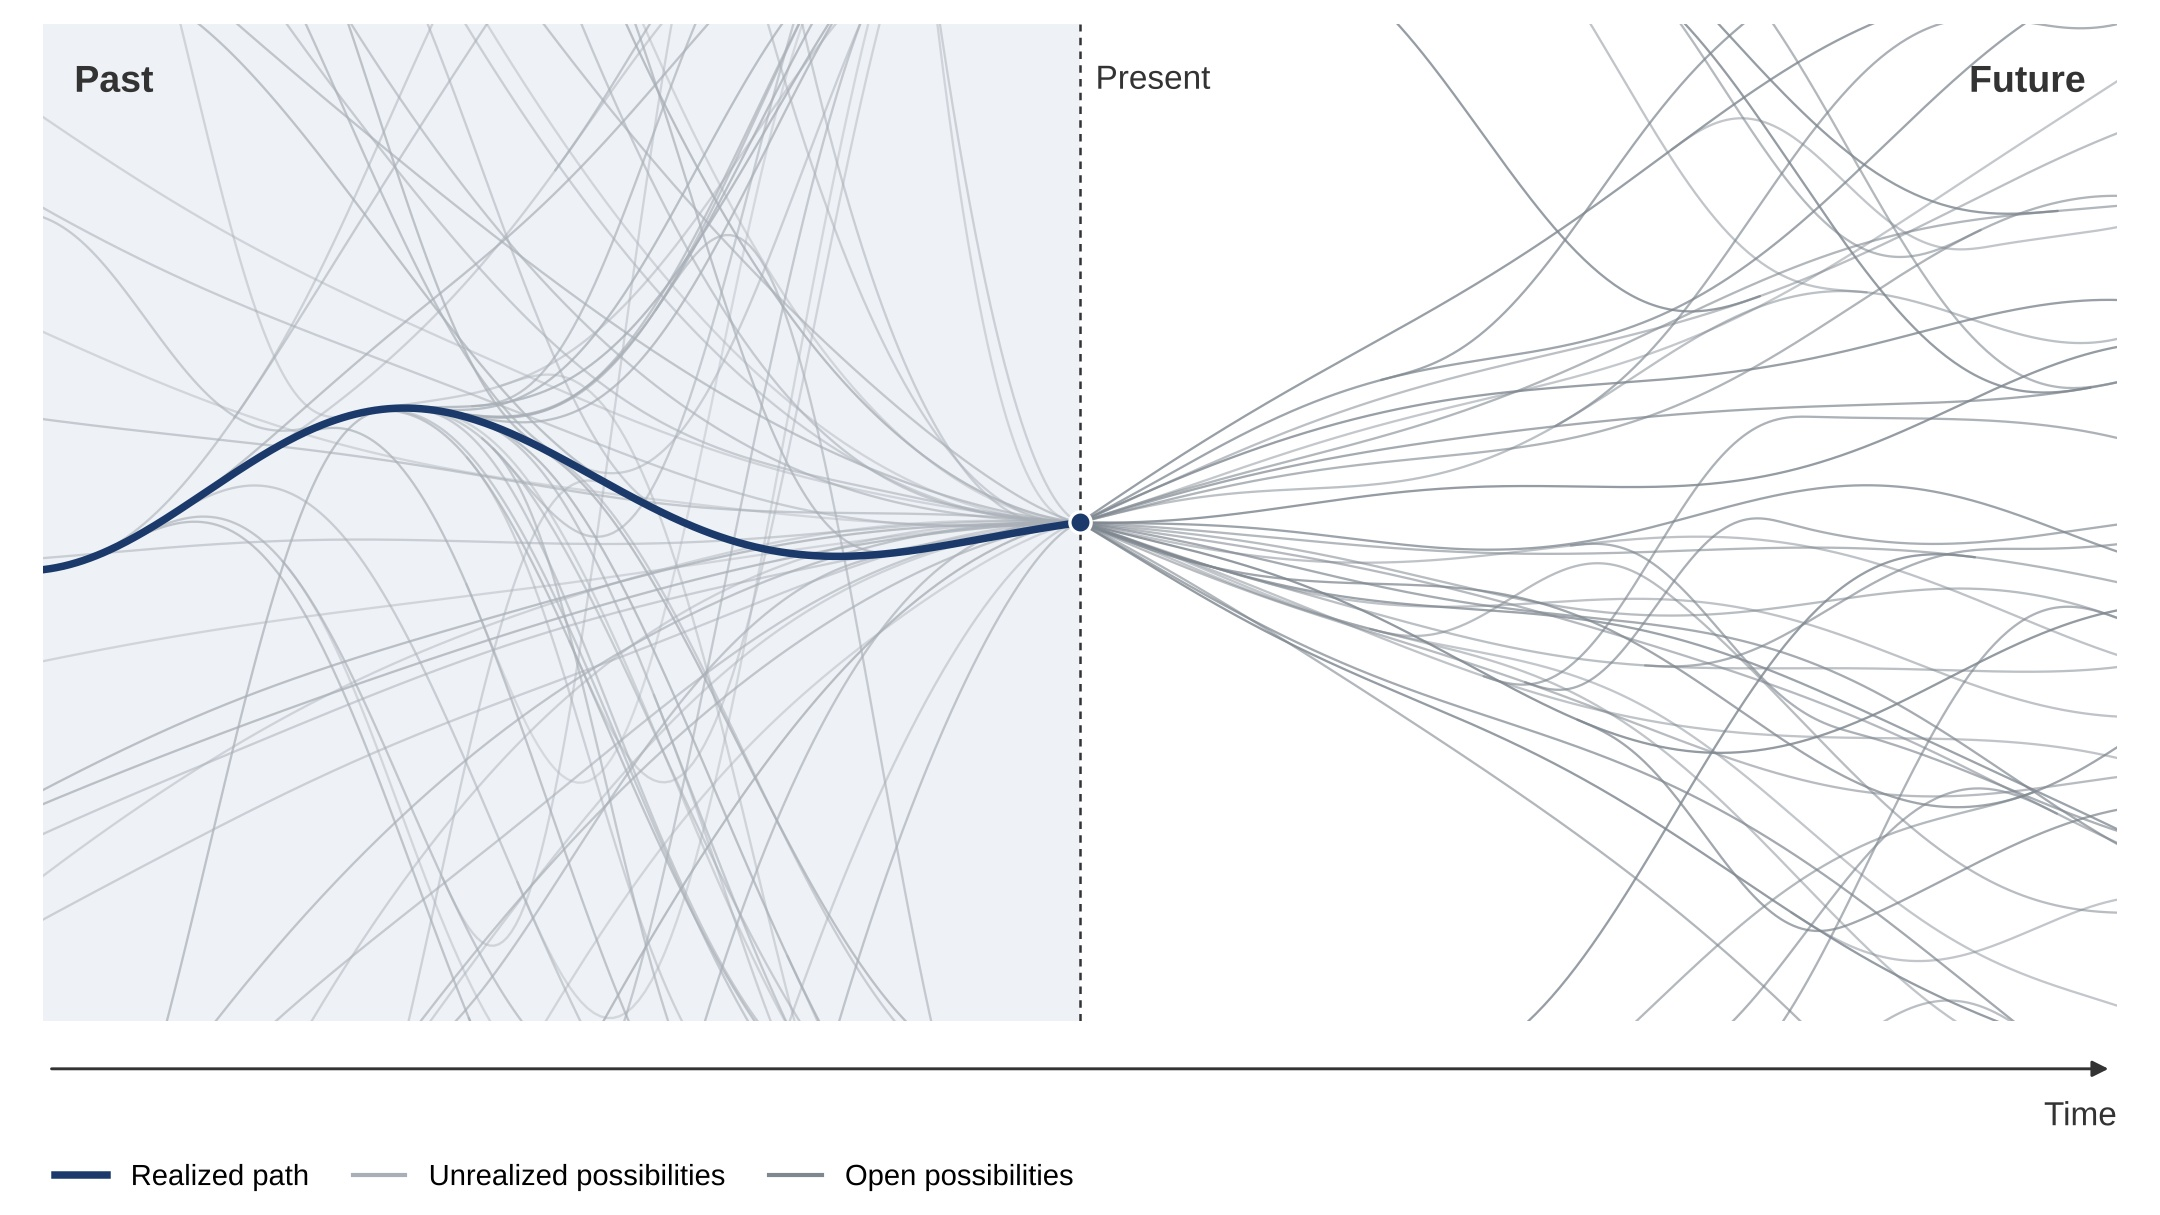

This figure's Python source:
import numpy as np
import matplotlib.pyplot as plt
from matplotlib.lines import Line2D
from matplotlib.patches import FancyArrowPatch

SEED = 7
N = 500
X_LIM, Y_LIM = 1.0, 0.62       # visible window: x in [-1, 1], y in [-0.62, 0.62]
X_EXT = 1.05                   # data extend slightly beyond the frame

C_REAL = "#1B3A6B"             # realized path and present point
C_PAST = "#A9AFB7"             # unrealized past possibilities
C_FUT = "#7F8790"              # future possibilities
C_PAST_BG = "#EEF1F5"
C_TEXT = "#333333"

plt.rcParams.update({
    "font.family": "sans-serif",
    "font.sans-serif": ["Arial", "Helvetica", "Liberation Sans", "DejaVu Sans"],
    "font.size": 8,
    "svg.fonttype": "none",
    "pdf.fonttype": 42,
})

rng = np.random.default_rng(SEED)


def smoothstep(t):
    t = np.clip(t, 0.0, 1.0)
    return t**3 * (t * (6.0 * t - 15.0) + 10.0)


def noise(x, amp, n=4):
    f = rng.uniform(0.4, 1.6, n)
    phi = rng.uniform(0.0, 2.0 * np.pi, n)
    a = rng.normal(0.0, 1.0, n) / np.sqrt(n)
    return amp * np.sum(a[:, None] * np.sin(2.0 * np.pi * f[:, None] * x + phi[:, None]), axis=0)


def outside(sign):
    """A y value just beyond the top (sign>0) or bottom (sign<0) edge."""
    return sign * (Y_LIM + rng.uniform(0.08, 0.35))


fig, ax = plt.subplots(figsize=(7.2, 4.05), dpi=300)
past_kw = dict(color=C_PAST, lw=0.55, solid_capstyle="round", zorder=2)
fut_kw = dict(color=C_FUT, lw=0.55, solid_capstyle="round", zorder=2)

# Realized past: smooth path from the left edge to the present point (0, 0)
xp = np.linspace(-X_EXT, 0.0, N)
g = noise(np.append(xp, 0.0), amp=0.20)
y_real = g[:-1] - g[-1]


def y_b(x):
    return np.interp(x, xp, y_real)


# Past, diverging: branches leave the realized path and exit the frame,
# some splitting again on the way out
for _ in range(24):
    L = rng.uniform(0.45, 0.85)
    x0 = rng.uniform(-1.0, -0.05 - 0.45)
    L = min(L, -0.03 - x0)                      # stay inside the past
    x = np.linspace(x0, x0 + L, 120)
    s = smoothstep((x - x0) / L)
    y = (1 - s) * y_b(x) + s * outside(rng.choice([-1, 1])) + s * noise(x, 0.03)
    ax.plot(x, y, alpha=rng.uniform(0.45, 0.8), **past_kw)
    for _ in range(rng.integers(0, 3)):
        i = rng.integers(10, 80)
        L2 = rng.uniform(0.3, 0.55)
        if x[i] + 0.25 > -0.03:
            continue
        L2 = min(L2, -0.03 - x[i])
        x2 = np.linspace(x[i], x[i] + L2, 80)
        s2 = smoothstep((x2 - x[i]) / L2)
        y2 = (1 - s2) * np.interp(x2, x, y) + s2 * outside(rng.choice([-1, 1]))
        ax.plot(x2, y2, alpha=rng.uniform(0.35, 0.7), **past_kw)

# Past, converging into the present point (funnel); density grows towards x = 0
for _ in range(34):
    if rng.random() < 0.35:
        xs, y0 = -X_EXT, rng.uniform(-0.9, 0.9) * Y_LIM
    else:
        xs, y0 = rng.uniform(-1.0, -0.12), outside(rng.choice([-1, 1]))
    x = np.linspace(xs, 0.0, 200)
    u = x / xs                                  # 1 at start, 0 at present
    y = y0 * u**rng.uniform(1.3, 2.6) + noise(x, 0.06) * u * (1 - u)
    ax.plot(x, y, alpha=rng.uniform(0.4, 0.8), **past_kw)

# Past, converging onto the realized path before the present
for _ in range(10):
    xm = rng.uniform(-0.75, -0.08)
    xs = max(-X_EXT, xm - rng.uniform(0.25, 0.6))
    y0 = rng.uniform(-0.9, 0.9) * Y_LIM if xs == -X_EXT else outside(rng.choice([-1, 1]))
    x = np.linspace(xs, xm, 120)
    s = smoothstep((x - xs) / (xm - xs))
    y = (1 - s) * (y0 + noise(x, 0.04)) + s * y_b(x)
    ax.plot(x, y, alpha=rng.uniform(0.4, 0.75), **past_kw)

# Future: fan of possibilities diverging from the present point
xf = np.linspace(0.0, X_EXT, N)
fan = []
for _ in range(28):
    y = rng.normal(0.0, 0.42) * xf + rng.normal(0.0, 0.25) * xf**2 + noise(xf, 0.08) * xf
    fan.append(y)
    ax.plot(xf, y, alpha=rng.uniform(0.45, 0.85), **fut_kw)
    if rng.random() < 0.4:                      # occasional forward split
        xb = rng.uniform(0.25, 0.7)
        L = rng.uniform(0.25, 0.5)
        s = smoothstep((xf - xb) / L)
        m = xf >= xb
        ax.plot(xf[m], (y + s * rng.choice([-1, 1]) * rng.uniform(0.15, 0.4))[m],
                alpha=rng.uniform(0.4, 0.75), **fut_kw)

# Future: paths entering from outside the frame and joining the fan
for _ in range(12):
    yt = fan[rng.integers(len(fan))]
    xe = rng.uniform(0.1, 0.55)
    xm = min(xe + rng.uniform(0.4, 0.7), 1.0)
    x = np.linspace(xe, xm, 150)
    yf = np.interp(x, xf, yt)
    sgn = 1.0 if yf[-1] >= 0 else -1.0       # enter from the side the target heads to
    off = sgn * (Y_LIM + rng.uniform(0.05, 0.2)) - yf[0]
    y = yf + off * (1 - smoothstep((x - xe) / (xm - xe)))
    ax.plot(x, y, alpha=rng.uniform(0.45, 0.85), **fut_kw)

# Realized path and present point
ax.plot(xp, y_real, color=C_REAL, lw=1.8, solid_capstyle="round", zorder=4)
ax.scatter([0.0], [0.0], s=26, color=C_REAL, edgecolor="white", linewidth=0.8, zorder=5)

# Past/future division
ax.axvspan(-X_LIM, 0.0, color=C_PAST_BG, lw=0, zorder=0)
ax.axvline(0.0, color=C_TEXT, lw=0.6, ls=(0, (3, 2.5)), zorder=1)
ax.text(-0.97, Y_LIM - 0.05, "Past", ha="left", va="top", fontsize=9, fontweight="bold", color=C_TEXT)
ax.text(0.97, Y_LIM - 0.05, "Future", ha="right", va="top", fontsize=9, fontweight="bold", color=C_TEXT)
ax.text(0.015, Y_LIM - 0.05, "Present", ha="left", va="top", fontsize=8, color=C_TEXT)

# Time axis
ax.add_patch(FancyArrowPatch((-X_LIM, -Y_LIM - 0.06), (X_LIM, -Y_LIM - 0.06),
                             arrowstyle="-|>", mutation_scale=8, lw=0.7,
                             color=C_TEXT, clip_on=False))
ax.text(X_LIM, -Y_LIM - 0.1, "Time", ha="right", va="top", fontsize=8, color=C_TEXT)

handles = [
    Line2D([], [], color=C_REAL, lw=1.8, label="Realized path"),
    Line2D([], [], color=C_PAST, lw=1.0, label="Unrealized possibilities"),
    Line2D([], [], color=C_FUT, lw=1.0, label="Open possibilities"),
]
fig.legend(handles=handles, loc="lower left", bbox_to_anchor=(0.02, 0.01), ncol=3,
           frameon=False, fontsize=7, handlelength=1.8, columnspacing=1.5, borderaxespad=0)

ax.set_xlim(-X_LIM, X_LIM)
ax.set_ylim(-Y_LIM, Y_LIM)
ax.axis("off")
fig.subplots_adjust(left=0.02, right=0.98, top=0.98, bottom=0.16)

fig.savefig("featured.jpg", dpi=300, pil_kwargs={"quality": 95})
